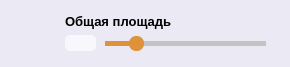
               <widget class="QFrame" name="frame_23">
                <property name="minimumSize">
                 <size>
                  <width>290</width>
                  <height>67</height>
                 </size>
                </property>
                <property name="maximumSize">
                 <size>
                  <width>290</width>
                  <height>67</height>
                 </size>
                </property>
                <property name="styleSheet">
                 <string notr="true">background-color: rgb(235, 233, 244);
border: none;
border-radius: 17px;</string>
                </property>
                <property name="frameShape">
                 <enum>QFrame::StyledPanel</enum>
                </property>
                <property name="frameShadow">
                 <enum>QFrame::Raised</enum>
                </property>
                <widget class="QWidget" name="layoutWidget_28">
                 <property name="geometry">
                  <rect>
                   <x>0</x>
                   <y>0</y>
                   <width>281</width>
                   <height>59</height>
                  </rect>
                 </property>
                 <layout class="QHBoxLayout" name="horizontalLayout_27">
                  <property name="leftMargin">
                   <number>13</number>
                  </property>
                  <property name="topMargin">
                   <number>13</number>
                  </property>
                  <property name="bottomMargin">
                   <number>6</number>
                  </property>
                  <item>
                   <widget class="QLabel" name="label_70">
                    <property name="maximumSize">
                     <size>
                      <width>36</width>
                      <height>36</height>
                     </size>
                    </property>
                    <property name="text">
                     <string/>
                    </property>
                    <property name="pixmap">
                     <pixmap>E:/4-2/Icons/Room.png</pixmap>
                    </property>
                    <property name="scaledContents">
                     <bool>true</bool>
                    </property>
                   </widget>
                  </item>
                  <item>
                   <widget class="QFrame" name="frame_24">
                    <property name="frameShape">
                     <enum>QFrame::StyledPanel</enum>
                    </property>
                    <property name="frameShadow">
                     <enum>QFrame::Raised</enum>
                    </property>
                    <widget class="QSlider" name="horizontalSlider_8">
                     <property name="geometry">
                      <rect>
                       <x>50</x>
                       <y>20</y>
                       <width>161</width>
                       <height>20</height>
                      </rect>
                     </property>
                     <property name="styleSheet">
                      <string notr="true">QSlider::groove:horizontal {
    height: 5px;
    background: rgb(222, 146, 58);
}

QSlider::handle:horizontal {
    height: 15px;
    width: 15px;
    border-radius: 7px;
    margin: -5px 0;
    background:#de923a;
}

QSlider::add-page:horizontal {
    background: #c4c4c4;
}</string>
                     </property>
                     <property name="minimum">
                      <number>20</number>
                     </property>
                     <property name="maximum">
                      <number>500</number>
                     </property>
                     <property name="singleStep">
                      <number>1</number>
                     </property>
                     <property name="pageStep">
                      <number>1</number>
                     </property>
                     <property name="value">
                      <number>100</number>
                     </property>
                     <property name="sliderPosition">
                      <number>100</number>
                     </property>
                     <property name="orientation">
                      <enum>Qt::Horizontal</enum>
                     </property>
                     <property name="tickPosition">
                      <enum>QSlider::NoTicks</enum>
                     </property>
                    </widget>
                    <widget class="QLabel" name="label_71">
                     <property name="geometry">
                      <rect>
                       <x>10</x>
                       <y>0</y>
                       <width>206</width>
                       <height>16</height>
                      </rect>
                     </property>
                     <property name="font">
                      <font>
                       <pointsize>10</pointsize>
                       <weight>75</weight>
                       <bold>true</bold>
                      </font>
                     </property>
                     <property name="text">
                      <string>Общая площадь</string>
                     </property>
                    </widget>
                    <widget class="QLabel" name="label_72">
                     <property name="geometry">
                      <rect>
                       <x>10</x>
                       <y>22</y>
                       <width>31</width>
                       <height>16</height>
                      </rect>
                     </property>
                     <property name="sizePolicy">
                      <sizepolicy hsizetype="Preferred" vsizetype="Preferred">
                       <horstretch>0</horstretch>
                       <verstretch>0</verstretch>
                      </sizepolicy>
                     </property>
                     <property name="font">
                      <font>
                       <pointsize>9</pointsize>
                       <weight>75</weight>
                       <bold>true</bold>
                      </font>
                     </property>
                     <property name="styleSheet">
                      <string notr="true">background-color: rgb(248, 247, 252);
color: rgb(27, 27, 27);
border-radius: 5px;</string>
                     </property>
                     <property name="text">
                      <string/>
                     </property>
                     <property name="textFormat">
                      <enum>Qt::PlainText</enum>
                     </property>
                     <property name="scaledContents">
                      <bool>false</bool>
                     </property>
                     <property name="alignment">
                      <set>Qt::AlignCenter</set>
                     </property>
                     <property name="wordWrap">
                      <bool>false</bool>
                     </property>
                    </widget>
                   </widget>
                  </item>
                 </layout>
                </widget>
               </widget>
